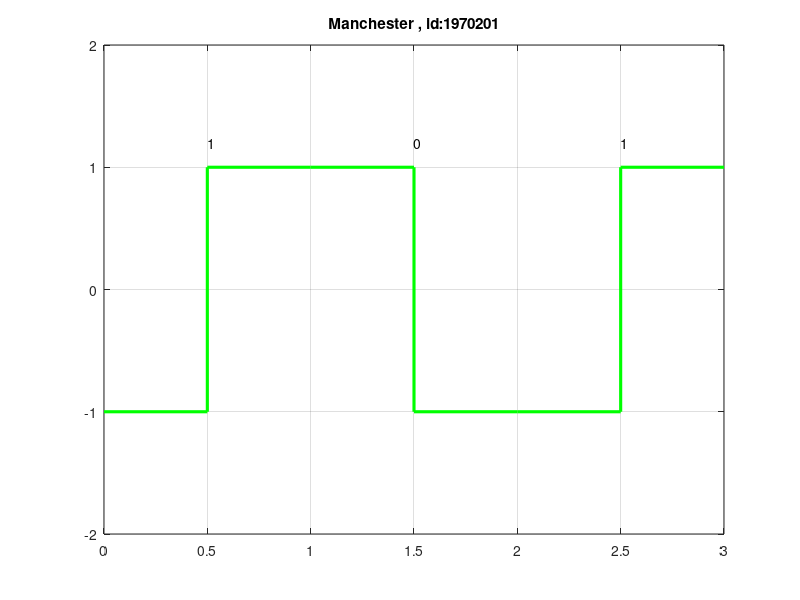

The MATLAB script that drew this image:

Id = input('Enter your id: '); %taking my id as input

bi = de2bi(Id); % id converted to binary

bi = fliplr(bi) % flipping the bi array value in the left-right

n = length(bi);
x = [];
y = [];

for i=1:n
    x=[x i-1 i-1+0.5 i-1+0.5 i];
    if(bi(i)==0)
        y=[y 1 1 -1 -1];
    else
        y=[y -1 -1 1 1];
    end
end

plot(x,y,'g','LineWidth',2.25),axis([0,n,-2,2]);

xAxis = 0;

yAxis = 1.2;

bi = dec2bin(Id);

for i=1:n
    xAxis = i - 0.5;
    text(xAxis,yAxis,bi(i));
end

title('Manchester , id:1970201');

grid on;
